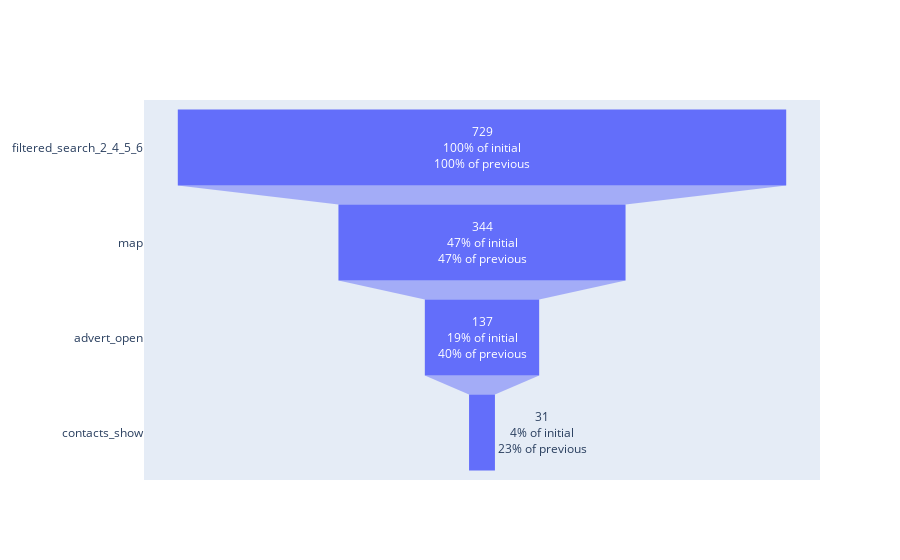

The code cell stored with this chart in its notebook:
### Markdown cell above
Проверим, совпадут ли результаты функции, если применить ее к воронке, посчитанной вручную на предыдущем шаге.

### Code cell
funnel_func(data, ['filtered_search_2_4_5_6', 'map', 'advert_open', 'contacts_show'])

### Figure 1 — Plotly figure (JSON) as saved in the notebook; plotly's stock layout.template omitted (floating-point values rounded to 4 significant figures)
{"data": [{"textinfo": "value+percent initial+percent previous", "type": "funnel", "x": [729, 344, 137, 31], "y": ["filtered_search_2_4_5_6", "map", "advert_open", "contacts_show"]}], "layout": {}}
